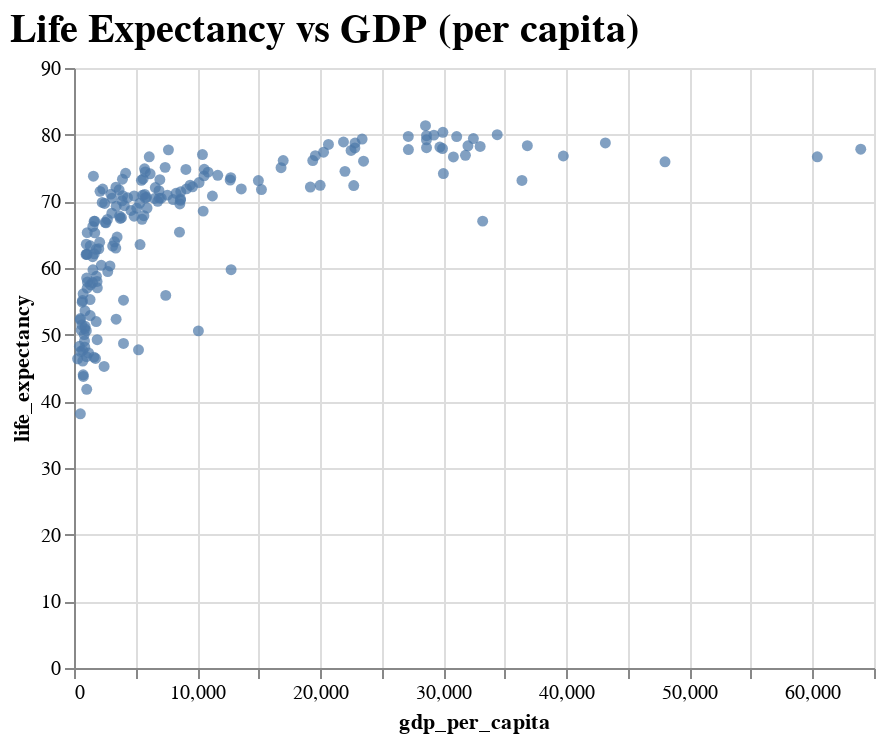

The notebook cell this image was saved under:
### Markdown cell above
## Changing the title size

You can change the font size using `fontSize` inside of `configure_title`.

### Code cell
alt.Chart(
    df,
    title="Life Expectancy vs GDP (per capita)"
).configure_title(
    anchor='start',
    fontSize=20
).mark_circle().encode(
    x='gdp_per_capita',
    y='life_expectancy'
)

### Figure 1 — Vega-Lite specification as saved in the notebook (floating-point values rounded to 4 significant figures; data arrays with more than 128 entries replaced by an {"elided": "..."} marker saying what was removed)
{"config": {"view": {"continuousWidth": 400, "continuousHeight": 300}, "title": {"anchor": "start", "fontSize": 20}}, "data": {"name": "data-b67c1df729469a12107b21a407bc3a44"}, "mark": "circle", "encoding": {"x": {"field": "gdp_per_capita", "type": "quantitative"}, "y": {"field": "life_expectancy", "type": "quantitative"}}, "title": "Life Expectancy vs GDP (per capita)", "$schema": "https://vega.github.io/schema/vega-lite/v4.17.0.json", "datasets": {"data-b67c1df729469a12107b21a407bc3a44": {"elided": "188 records"}}}
